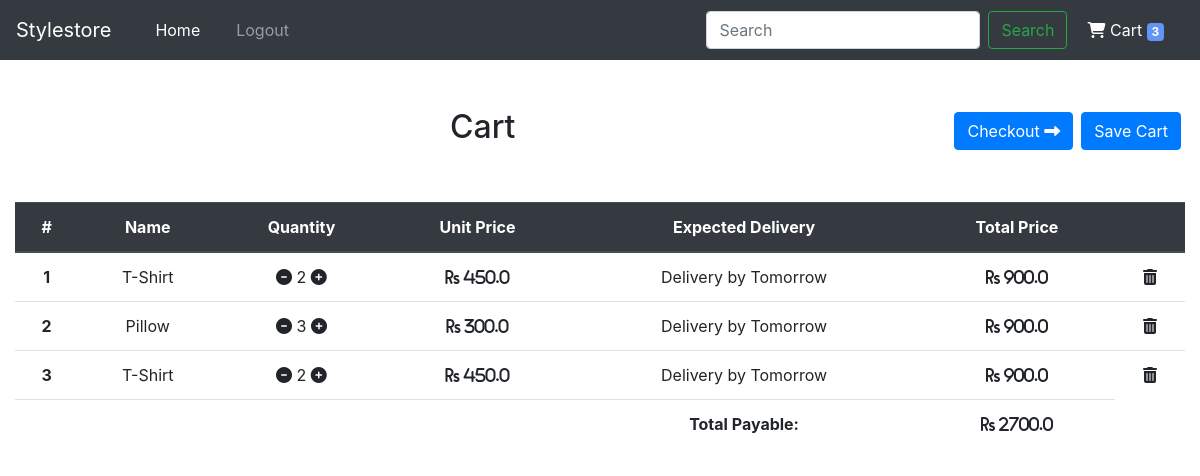
The app's page /cart/ (signed in), older data.
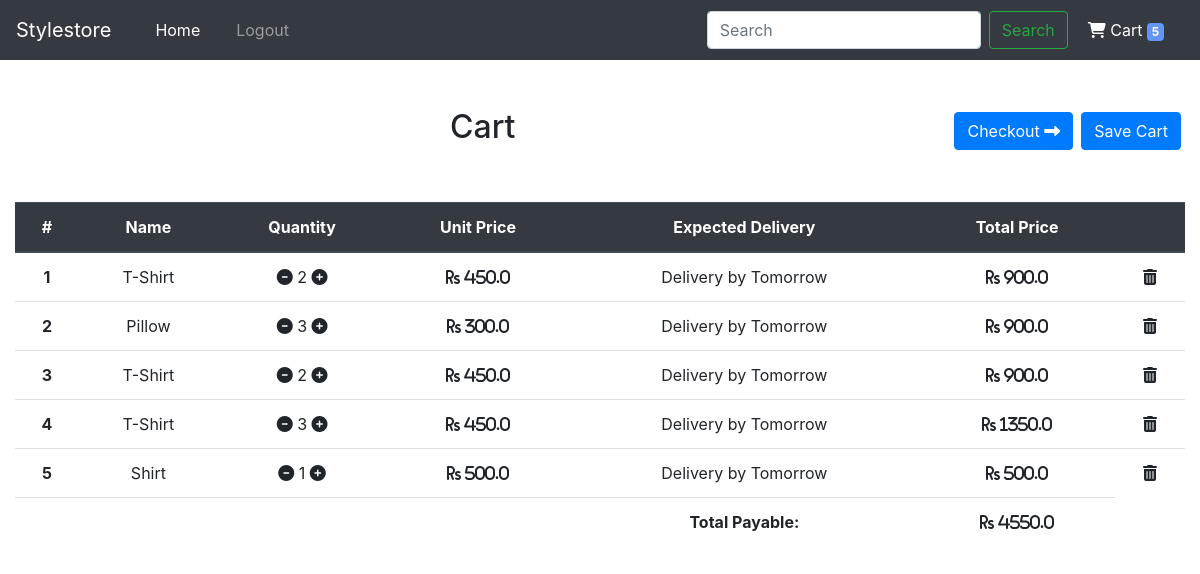
The same page, newer data.
### main/models.py (models this page shows, shortened)
class Cart(models.Model):
    user = models.ForeignKey('CustomUser', on_delete=models.CASCADE)
    is_purchased = models.BooleanField()
    order = models.ForeignKey('Order', on_delete=models.CASCADE, null = True, blank = True)
    complete_design = models.ForeignKey('CompleteDesign', on_delete=models.CASCADE)
    template = models.ForeignKey('Templates', on_delete=models.CASCADE)
    styled_template_url = models.URLField()
    quantity = models.IntegerField()
    unit_price = models.FloatField()
    added_at = models.DateTimeField()
    last_updated_at = models.DateTimeField()
    class Meta:
        verbose_name_plural = "cart"

class Templates(models.Model):
    name = models.CharField(max_length=200)
    image = models.CharField(max_length=200)
    unit_price = models.FloatField()
    class Meta:
        verbose_name_plural = "templates"

### main/views.py (the view)
# urls.py: path('cart/', views.cart, name='cart'),
def cart(request):
    context = {
        "error": None
    }
    get_cart = getCart(request)
    if get_cart:
        context = {**context, **get_cart}
        return render(request, 'main/cart.html', context)
    return HttpResponseRedirect('/auth/login/?next=/cart/')

### main/templatetags/custom_template_tags.py (called while the page is built)
@register.simple_tag()
def multiply(qty, unit_price, *args, **kwargs):
    total_price = qty * unit_price
    return total_price

### main/views.py (called while the page is built)
def getCart(request, limit = nav_cart_limit):
    if not request.user.is_authenticated:
        return None
    custom_user = main_models.CustomUser.objects.filter(username = request.user.get_username())
    cart_products = main_models.Cart.objects.filter(user = custom_user[0].id, is_purchased = False)
    total_payable = 0
    for i in cart_products.values():
        total_payable += (i['quantity'] * i['unit_price'])
    context = {
        "cart_products": cart_products,
        "nav_cart_products": cart_products[:limit],
        "total_cart_payable": total_payable
    }
    return context

### templates/main/cart.html (shortened to what this page needs)
{% extends 'base.html' %}
{% load static %}
{% load custom_template_tags %}
{% block content %}
    {% if cart_products %}
    <div class="container-fluid">
        <div class="py-5 text-center">
            <button class="btn btn-primary float-right m-1" onclick="saveCart()">Save Cart</button>
            <a href="{% url 'checkout' %}"><button class="btn btn-primary float-right m-1">Checkout <i class="fas fa-long-arrow-alt-right"></i></button></a>
            <h2>Cart</h2>
        </div>
        <table class="table table-hover text-center">
            <thead class="thead-dark">
                <tr>
                    <th scope="col">#</th>
                    <th scope="col">Name</th>
                    <th scope="col">Quantity</th>
                    <th scope="col">Unit Price</th>
                    <th scope="col">Expected Delivery</th>
                    <th scope="col">Total Price</th>
                    <th scope="col"></th>
                </tr>
            </thead>
            <tbody>
                {% for each_product in cart_products %}
                <tr onmouseover="showProductImg(this)" onmouseout="hideProductImg(this)">
                    <th scope="row">{{forloop.counter}}</th>
                    <td>
                        {{each_product.template.name}}
                    </td>
                    <td>
                        <i class="fas fa-minus-circle decQty" onclick="changeCartQuantity(this, -1)" style="cursor: pointer;"></i>
                        <span class="cartQty">{{each_product.quantity}}</span>
                        <i class="fas fa-plus-circle incQty" onclick="changeCartQuantity(this, 1)" style="cursor: pointer;"></i>
                    </td>
                    <td>
                        <i class="fas fa-rupee-sign unit_price">
                        {{each_product.unit_price}}
                        </i>
                    </td>
                    <td>Delivery by Tomorrow</td>
                    <td>
                        <i class="fas fa-rupee-sign total_price">
                        {% multiply each_product.quantity each_product.unit_price %}
                        </i>
                    </td>
                    <td>
                        <i class="fas fa-trash-alt" onclick="deleteProduct(this)" style="cursor: pointer;"></i>
                    </td>
                </tr>
                {% endfor %}
                <tr>
                    <td colspan="4"></td>
                    <td><strong>Total Payable:</strong></td>
                    <td><i class="fas fa-rupee-sign" id="total_payable"> {{total_cart_payable}}</i></td>
                </tr>
            </tbody>
        </table>
    </div>
    {% else %}
    <div class="container-fluid">
        <div class="py-5 text-center">
            <h2>Cart</h2>
            <h3>Cart is empty</h3>
        </div>
    {% endif %}
{% endblock %}

Row changes from the older to the newer data that the page shows:
added Cart: template.name "T-Shirt", quantity "3", unit_price "450.0", quantity+unit_price "1350.0"
added Cart: template.name "Shirt", quantity "1", unit_price "500.0", quantity+unit_price "500.0"
Text that changed along with them:
{{ cart_products|length }}: "3" → "5"
{{ total_cart_payable }}: "2700.0" → "4550.0"
